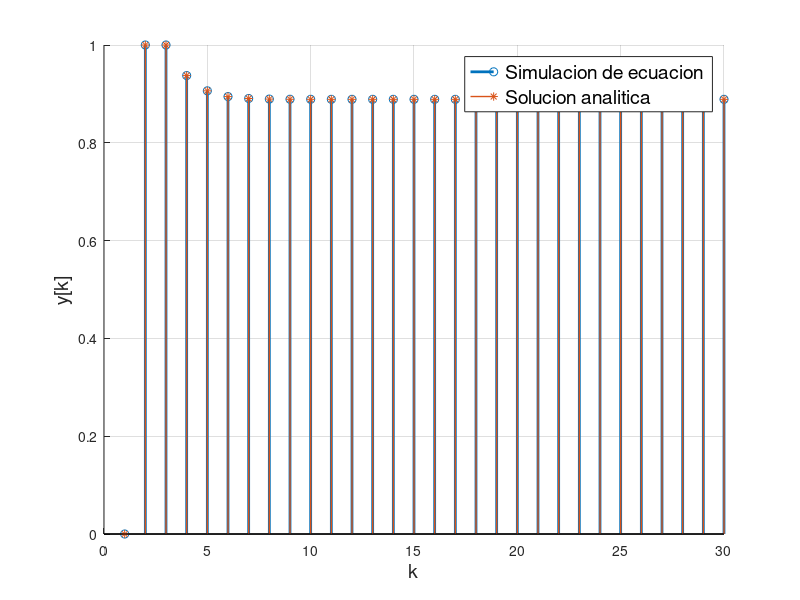

Write the MATLAB code that produced this figure.
clc, clear
a=1;
t = 30;
y = [0,1,zeros(1,t-2)];
sol = zeros(1,t);

for k=1:t-2
    y(k+2) = (1+y(k+1)-(1/8)*y(k))/2;
end

for k=0:t-1
    sol(k+1) = (-8/9)*((1/4)^k)+(4/3)*((1/4)^k)*k+(8/9);
end

figure (1)
hold on 
stem(y,'LineWidth',2)
stem(sol,'Marker','*', 'LineWidth',1)
grid on
xlabel('k','FontSize',14)
ylabel('y[k]','FontSize',14)
legend({'Simulacion de ecuacion',...
    'Solucion analitica'},'FontSize',14)